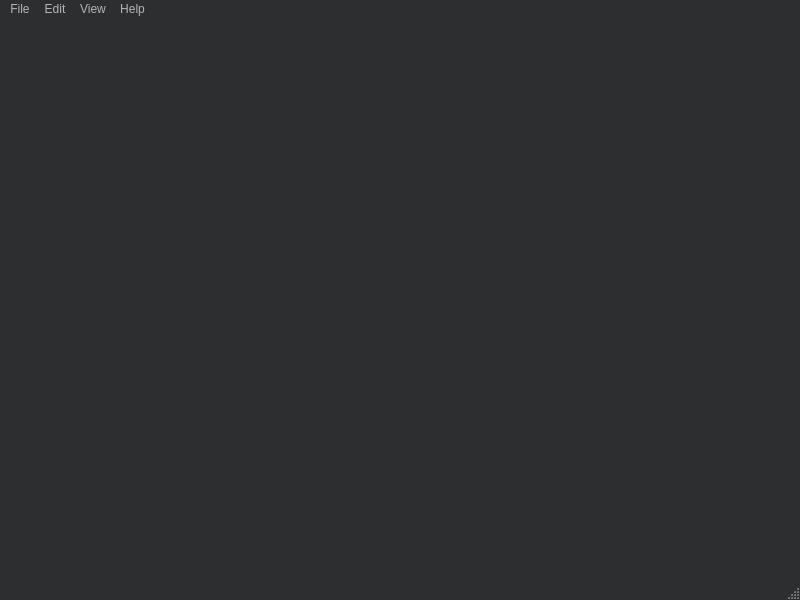
<?xml version="1.0" encoding="UTF-8"?>
<ui version="4.0">
 <class>MainWindow</class>
 <widget class="QMainWindow" name="MainWindow">
  <property name="geometry">
   <rect>
    <x>0</x>
    <y>0</y>
    <width>800</width>
    <height>600</height>
   </rect>
  </property>
  <property name="palette">
   <palette>
    <active>
     <colorrole role="WindowText">
      <brush brushstyle="SolidPattern">
       <color alpha="255">
        <red>160</red>
        <green>161</green>
        <blue>162</blue>
       </color>
      </brush>
     </colorrole>
     <colorrole role="Button">
      <brush brushstyle="SolidPattern">
       <color alpha="255">
        <red>60</red>
        <green>61</green>
        <blue>62</blue>
       </color>
      </brush>
     </colorrole>
     <colorrole role="Light">
      <brush brushstyle="SolidPattern">
       <color alpha="255">
        <red>180</red>
        <green>181</green>
        <blue>182</blue>
       </color>
      </brush>
     </colorrole>
     <colorrole role="Dark">
      <brush brushstyle="SolidPattern">
       <color alpha="255">
        <red>180</red>
        <green>181</green>
        <blue>182</blue>
       </color>
      </brush>
     </colorrole>
     <colorrole role="Mid">
      <brush brushstyle="SolidPattern">
       <color alpha="255">
        <red>160</red>
        <green>161</green>
        <blue>162</blue>
       </color>
      </brush>
     </colorrole>
     <colorrole role="Text">
      <brush brushstyle="SolidPattern">
       <color alpha="255">
        <red>180</red>
        <green>181</green>
        <blue>182</blue>
       </color>
      </brush>
     </colorrole>
     <colorrole role="BrightText">
      <brush brushstyle="SolidPattern">
       <color alpha="255">
        <red>223</red>
        <green>224</green>
        <blue>225</blue>
       </color>
      </brush>
     </colorrole>
     <colorrole role="ButtonText">
      <brush brushstyle="SolidPattern">
       <color alpha="255">
        <red>208</red>
        <green>208</green>
        <blue>208</blue>
       </color>
      </brush>
     </colorrole>
     <colorrole role="Base">
      <brush brushstyle="SolidPattern">
       <color alpha="255">
        <red>45</red>
        <green>46</green>
        <blue>47</blue>
       </color>
      </brush>
     </colorrole>
     <colorrole role="Window">
      <brush brushstyle="SolidPattern">
       <color alpha="255">
        <red>45</red>
        <green>46</green>
        <blue>47</blue>
       </color>
      </brush>
     </colorrole>
     <colorrole role="Highlight">
      <brush brushstyle="SolidPattern">
       <color alpha="255">
        <red>87</red>
        <green>101</green>
        <blue>116</blue>
       </color>
      </brush>
     </colorrole>
     <colorrole role="HighlightedText">
      <brush brushstyle="SolidPattern">
       <color alpha="255">
        <red>240</red>
        <green>241</green>
        <blue>242</blue>
       </color>
      </brush>
     </colorrole>
     <colorrole role="AlternateBase">
      <brush brushstyle="SolidPattern">
       <color alpha="255">
        <red>52</red>
        <green>53</green>
        <blue>54</blue>
       </color>
      </brush>
     </colorrole>
    </active>
    <inactive>
     <colorrole role="WindowText">
      <brush brushstyle="SolidPattern">
       <color alpha="255">
        <red>160</red>
        <green>161</green>
        <blue>162</blue>
       </color>
      </brush>
     </colorrole>
     <colorrole role="Button">
      <brush brushstyle="SolidPattern">
       <color alpha="255">
        <red>60</red>
        <green>61</green>
        <blue>62</blue>
       </color>
      </brush>
     </colorrole>
     <colorrole role="Light">
      <brush brushstyle="SolidPattern">
       <color alpha="255">
        <red>180</red>
        <green>181</green>
        <blue>182</blue>
       </color>
      </brush>
     </colorrole>
     <colorrole role="Dark">
      <brush brushstyle="SolidPattern">
       <color alpha="255">
        <red>180</red>
        <green>181</green>
        <blue>182</blue>
       </color>
      </brush>
     </colorrole>
     <colorrole role="Mid">
      <brush brushstyle="SolidPattern">
       <color alpha="255">
        <red>160</red>
        <green>161</green>
        <blue>162</blue>
       </color>
      </brush>
     </colorrole>
     <colorrole role="Text">
      <brush brushstyle="SolidPattern">
       <color alpha="255">
        <red>180</red>
        <green>181</green>
        <blue>182</blue>
       </color>
      </brush>
     </colorrole>
     <colorrole role="BrightText">
      <brush brushstyle="SolidPattern">
       <color alpha="255">
        <red>223</red>
        <green>224</green>
        <blue>225</blue>
       </color>
      </brush>
     </colorrole>
     <colorrole role="ButtonText">
      <brush brushstyle="SolidPattern">
       <color alpha="255">
        <red>208</red>
        <green>208</green>
        <blue>208</blue>
       </color>
      </brush>
     </colorrole>
     <colorrole role="Base">
      <brush brushstyle="SolidPattern">
       <color alpha="255">
        <red>45</red>
        <green>46</green>
        <blue>47</blue>
       </color>
      </brush>
     </colorrole>
     <colorrole role="Window">
      <brush brushstyle="SolidPattern">
       <color alpha="255">
        <red>45</red>
        <green>46</green>
        <blue>47</blue>
       </color>
      </brush>
     </colorrole>
     <colorrole role="Highlight">
      <brush brushstyle="SolidPattern">
       <color alpha="255">
        <red>87</red>
        <green>101</green>
        <blue>116</blue>
       </color>
      </brush>
     </colorrole>
     <colorrole role="HighlightedText">
      <brush brushstyle="SolidPattern">
       <color alpha="255">
        <red>240</red>
        <green>241</green>
        <blue>242</blue>
       </color>
      </brush>
     </colorrole>
     <colorrole role="AlternateBase">
      <brush brushstyle="SolidPattern">
       <color alpha="255">
        <red>52</red>
        <green>53</green>
        <blue>54</blue>
       </color>
      </brush>
     </colorrole>
    </inactive>
    <disabled>
     <colorrole role="WindowText">
      <brush brushstyle="SolidPattern">
       <color alpha="255">
        <red>180</red>
        <green>181</green>
        <blue>182</blue>
       </color>
      </brush>
     </colorrole>
     <colorrole role="Button">
      <brush brushstyle="SolidPattern">
       <color alpha="255">
        <red>60</red>
        <green>61</green>
        <blue>62</blue>
       </color>
      </brush>
     </colorrole>
     <colorrole role="Light">
      <brush brushstyle="SolidPattern">
       <color alpha="255">
        <red>180</red>
        <green>181</green>
        <blue>182</blue>
       </color>
      </brush>
     </colorrole>
     <colorrole role="Dark">
      <brush brushstyle="SolidPattern">
       <color alpha="255">
        <red>180</red>
        <green>181</green>
        <blue>182</blue>
       </color>
      </brush>
     </colorrole>
     <colorrole role="Mid">
      <brush brushstyle="SolidPattern">
       <color alpha="255">
        <red>160</red>
        <green>161</green>
        <blue>162</blue>
       </color>
      </brush>
     </colorrole>
     <colorrole role="Text">
      <brush brushstyle="SolidPattern">
       <color alpha="255">
        <red>180</red>
        <green>181</green>
        <blue>182</blue>
       </color>
      </brush>
     </colorrole>
     <colorrole role="BrightText">
      <brush brushstyle="SolidPattern">
       <color alpha="255">
        <red>223</red>
        <green>224</green>
        <blue>225</blue>
       </color>
      </brush>
     </colorrole>
     <colorrole role="ButtonText">
      <brush brushstyle="SolidPattern">
       <color alpha="255">
        <red>180</red>
        <green>181</green>
        <blue>182</blue>
       </color>
      </brush>
     </colorrole>
     <colorrole role="Base">
      <brush brushstyle="SolidPattern">
       <color alpha="255">
        <red>45</red>
        <green>46</green>
        <blue>47</blue>
       </color>
      </brush>
     </colorrole>
     <colorrole role="Window">
      <brush brushstyle="SolidPattern">
       <color alpha="255">
        <red>45</red>
        <green>46</green>
        <blue>47</blue>
       </color>
      </brush>
     </colorrole>
     <colorrole role="Highlight">
      <brush brushstyle="SolidPattern">
       <color alpha="255">
        <red>40</red>
        <green>41</green>
        <blue>42</blue>
       </color>
      </brush>
     </colorrole>
     <colorrole role="HighlightedText">
      <brush brushstyle="SolidPattern">
       <color alpha="255">
        <red>240</red>
        <green>241</green>
        <blue>242</blue>
       </color>
      </brush>
     </colorrole>
     <colorrole role="Link">
      <brush brushstyle="SolidPattern">
       <color alpha="255">
        <red>24</red>
        <green>80</green>
        <blue>51</blue>
       </color>
      </brush>
     </colorrole>
     <colorrole role="LinkVisited">
      <brush brushstyle="SolidPattern">
       <color alpha="255">
        <red>5</red>
        <green>18</green>
        <blue>34</blue>
       </color>
      </brush>
     </colorrole>
     <colorrole role="AlternateBase">
      <brush brushstyle="SolidPattern">
       <color alpha="255">
        <red>52</red>
        <green>53</green>
        <blue>54</blue>
       </color>
      </brush>
     </colorrole>
    </disabled>
   </palette>
  </property>
  <property name="mouseTracking">
   <bool>false</bool>
  </property>
  <property name="windowTitle">
   <string>BoltzmannFluids</string>
  </property>
  <property name="autoFillBackground">
   <bool>false</bool>
  </property>
  <widget class="QWidget" name="centralwidget"/>
  <widget class="QMenuBar" name="menubar">
   <property name="geometry">
    <rect>
     <x>0</x>
     <y>0</y>
     <width>800</width>
     <height>21</height>
    </rect>
   </property>
   <property name="palette">
    <palette>
     <active>
      <colorrole role="WindowText">
       <brush brushstyle="SolidPattern">
        <color alpha="255">
         <red>180</red>
         <green>181</green>
         <blue>182</blue>
        </color>
       </brush>
      </colorrole>
      <colorrole role="Button">
       <brush brushstyle="SolidPattern">
        <color alpha="255">
         <red>45</red>
         <green>46</green>
         <blue>47</blue>
        </color>
       </brush>
      </colorrole>
      <colorrole role="Text">
       <brush brushstyle="SolidPattern">
        <color alpha="255">
         <red>180</red>
         <green>181</green>
         <blue>182</blue>
        </color>
       </brush>
      </colorrole>
      <colorrole role="ButtonText">
       <brush brushstyle="SolidPattern">
        <color alpha="255">
         <red>180</red>
         <green>181</green>
         <blue>182</blue>
        </color>
       </brush>
      </colorrole>
      <colorrole role="Base">
       <brush brushstyle="SolidPattern">
        <color alpha="255">
         <red>45</red>
         <green>46</green>
         <blue>47</blue>
        </color>
       </brush>
      </colorrole>
      <colorrole role="Window">
       <brush brushstyle="SolidPattern">
        <color alpha="255">
         <red>45</red>
         <green>46</green>
         <blue>47</blue>
        </color>
       </brush>
      </colorrole>
      <colorrole role="Highlight">
       <brush brushstyle="SolidPattern">
        <color alpha="255">
         <red>93</red>
         <green>94</green>
         <blue>95</blue>
        </color>
       </brush>
      </colorrole>
      <colorrole role="ToolTipText">
       <brush brushstyle="SolidPattern">
        <color alpha="255">
         <red>255</red>
         <green>85</green>
         <blue>0</blue>
        </color>
       </brush>
      </colorrole>
      <colorrole role="PlaceholderText">
       <brush brushstyle="SolidPattern">
        <color alpha="128">
         <red>180</red>
         <green>181</green>
         <blue>182</blue>
        </color>
       </brush>
      </colorrole>
     </active>
     <inactive>
      <colorrole role="WindowText">
       <brush brushstyle="SolidPattern">
        <color alpha="255">
         <red>180</red>
         <green>181</green>
         <blue>182</blue>
        </color>
       </brush>
      </colorrole>
      <colorrole role="Button">
       <brush brushstyle="SolidPattern">
        <color alpha="255">
         <red>45</red>
         <green>46</green>
         <blue>47</blue>
        </color>
       </brush>
      </colorrole>
      <colorrole role="Text">
       <brush brushstyle="SolidPattern">
        <color alpha="255">
         <red>180</red>
         <green>181</green>
         <blue>182</blue>
        </color>
       </brush>
      </colorrole>
      <colorrole role="ButtonText">
       <brush brushstyle="SolidPattern">
        <color alpha="255">
         <red>180</red>
         <green>181</green>
         <blue>182</blue>
        </color>
       </brush>
      </colorrole>
      <colorrole role="Base">
       <brush brushstyle="SolidPattern">
        <color alpha="255">
         <red>45</red>
         <green>46</green>
         <blue>47</blue>
        </color>
       </brush>
      </colorrole>
      <colorrole role="Window">
       <brush brushstyle="SolidPattern">
        <color alpha="255">
         <red>45</red>
         <green>46</green>
         <blue>47</blue>
        </color>
       </brush>
      </colorrole>
      <colorrole role="Highlight">
       <brush brushstyle="SolidPattern">
        <color alpha="255">
         <red>93</red>
         <green>94</green>
         <blue>95</blue>
        </color>
       </brush>
      </colorrole>
      <colorrole role="ToolTipText">
       <brush brushstyle="SolidPattern">
        <color alpha="255">
         <red>255</red>
         <green>85</green>
         <blue>0</blue>
        </color>
       </brush>
      </colorrole>
      <colorrole role="PlaceholderText">
       <brush brushstyle="SolidPattern">
        <color alpha="128">
         <red>180</red>
         <green>181</green>
         <blue>182</blue>
        </color>
       </brush>
      </colorrole>
     </inactive>
     <disabled>
      <colorrole role="WindowText">
       <brush brushstyle="SolidPattern">
        <color alpha="255">
         <red>180</red>
         <green>181</green>
         <blue>182</blue>
        </color>
       </brush>
      </colorrole>
      <colorrole role="Button">
       <brush brushstyle="SolidPattern">
        <color alpha="255">
         <red>45</red>
         <green>46</green>
         <blue>47</blue>
        </color>
       </brush>
      </colorrole>
      <colorrole role="Text">
       <brush brushstyle="SolidPattern">
        <color alpha="255">
         <red>180</red>
         <green>181</green>
         <blue>182</blue>
        </color>
       </brush>
      </colorrole>
      <colorrole role="ButtonText">
       <brush brushstyle="SolidPattern">
        <color alpha="255">
         <red>180</red>
         <green>181</green>
         <blue>182</blue>
        </color>
       </brush>
      </colorrole>
      <colorrole role="Base">
       <brush brushstyle="SolidPattern">
        <color alpha="255">
         <red>45</red>
         <green>46</green>
         <blue>47</blue>
        </color>
       </brush>
      </colorrole>
      <colorrole role="Window">
       <brush brushstyle="SolidPattern">
        <color alpha="255">
         <red>45</red>
         <green>46</green>
         <blue>47</blue>
        </color>
       </brush>
      </colorrole>
      <colorrole role="Highlight">
       <brush brushstyle="SolidPattern">
        <color alpha="255">
         <red>93</red>
         <green>94</green>
         <blue>95</blue>
        </color>
       </brush>
      </colorrole>
      <colorrole role="ToolTipText">
       <brush brushstyle="SolidPattern">
        <color alpha="255">
         <red>255</red>
         <green>85</green>
         <blue>0</blue>
        </color>
       </brush>
      </colorrole>
      <colorrole role="PlaceholderText">
       <brush brushstyle="SolidPattern">
        <color alpha="128">
         <red>180</red>
         <green>181</green>
         <blue>182</blue>
        </color>
       </brush>
      </colorrole>
     </disabled>
    </palette>
   </property>
   <property name="autoFillBackground">
    <bool>false</bool>
   </property>
   <property name="styleSheet">
    <string notr="true">background-color :rgb(45, 46, 47);
color :rgb(180, 181, 182);
selection-background-color: rgb(93, 94, 95);</string>
   </property>
   <widget class="QMenu" name="menuFile">
    <property name="styleSheet">
     <string notr="true"/>
    </property>
    <property name="title">
     <string>File</string>
    </property>
    <addaction name="actionNew_Project"/>
    <addaction name="actionOpen_Project"/>
    <addaction name="separator"/>
    <addaction name="actionSave"/>
    <addaction name="actionSave_as"/>
   </widget>
   <widget class="QMenu" name="menuEdit">
    <property name="title">
     <string>Edit</string>
    </property>
    <addaction name="actionUndo"/>
    <addaction name="actionRedo"/>
    <addaction name="separator"/>
    <addaction name="actionCut"/>
    <addaction name="actionCopy"/>
    <addaction name="actionPaste"/>
   </widget>
   <widget class="QMenu" name="menuView">
    <property name="title">
     <string>View</string>
    </property>
    <addaction name="actionShow_Right_Side_Bar"/>
   </widget>
   <widget class="QMenu" name="menuHelp">
    <property name="title">
     <string>Help</string>
    </property>
   </widget>
   <addaction name="menuFile"/>
   <addaction name="menuEdit"/>
   <addaction name="menuView"/>
   <addaction name="menuHelp"/>
  </widget>
  <widget class="QStatusBar" name="statusbar"/>
  <action name="actionNew_Project">
   <property name="checkable">
    <bool>true</bool>
   </property>
   <property name="icon">
    <iconset theme="QIcon::ThemeIcon::DocumentNew"/>
   </property>
   <property name="text">
    <string>New Project</string>
   </property>
  </action>
  <action name="actionOpen_Project">
   <property name="icon">
    <iconset theme="QIcon::ThemeIcon::DocumentOpen"/>
   </property>
   <property name="text">
    <string>Open Project</string>
   </property>
  </action>
  <action name="actionSave">
   <property name="icon">
    <iconset theme="QIcon::ThemeIcon::DocumentSave"/>
   </property>
   <property name="text">
    <string>Save</string>
   </property>
  </action>
  <action name="actionSave_as">
   <property name="icon">
    <iconset theme="QIcon::ThemeIcon::DocumentSaveAs"/>
   </property>
   <property name="text">
    <string>Save As...</string>
   </property>
  </action>
  <action name="actionUndo">
   <property name="icon">
    <iconset theme="QIcon::ThemeIcon::EditUndo"/>
   </property>
   <property name="text">
    <string>Undo</string>
   </property>
  </action>
  <action name="actionRedo">
   <property name="icon">
    <iconset theme="QIcon::ThemeIcon::EditRedo"/>
   </property>
   <property name="text">
    <string>Redo</string>
   </property>
  </action>
  <action name="actionCut">
   <property name="icon">
    <iconset theme="QIcon::ThemeIcon::EditCut"/>
   </property>
   <property name="text">
    <string>Cut</string>
   </property>
  </action>
  <action name="actionCopy">
   <property name="icon">
    <iconset theme="QIcon::ThemeIcon::EditCopy"/>
   </property>
   <property name="text">
    <string>Copy</string>
   </property>
  </action>
  <action name="actionPaste">
   <property name="icon">
    <iconset theme="QIcon::ThemeIcon::EditPaste"/>
   </property>
   <property name="text">
    <string>Paste</string>
   </property>
  </action>
  <action name="actionShow_Right_Side_Bar">
   <property name="checkable">
    <bool>true</bool>
   </property>
   <property name="text">
    <string>Show Right Side Bar</string>
   </property>
  </action>
 </widget>
 <resources/>
 <connections/>
</ui>
